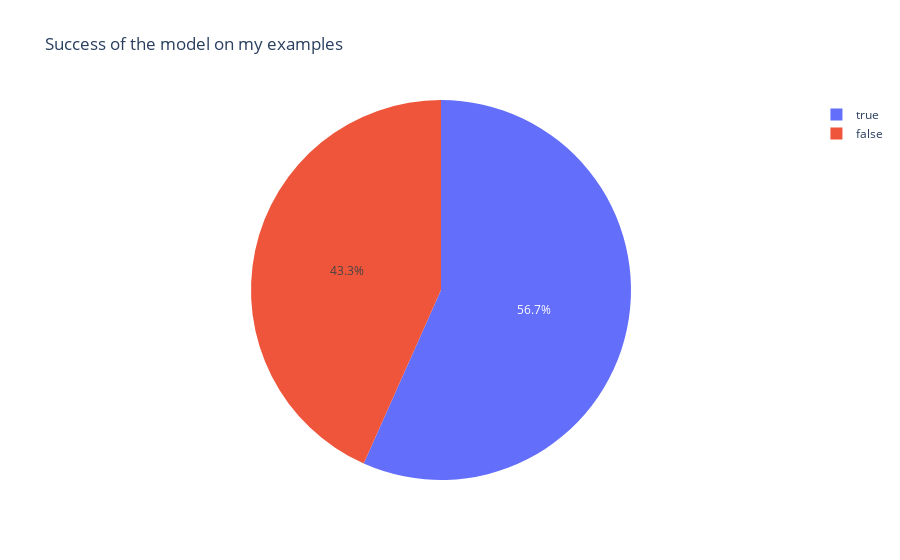

Notebook code for this chart:
### Code cell
import plotly.express as px

fig = px.pie(summary, names='Success', title ='Success of the model on my examples')
fig.show()

### Figure 1 — Plotly figure (JSON) as saved in the notebook; plotly's stock layout.template omitted (floating-point values rounded to 4 significant figures)
{"data": [{"domain": {"x": [0.0, 1.0], "y": [0.0, 1.0]}, "hovertemplate": "Success=%{label}<extra></extra>", "labels": [true, false, false, true, false, true, false, false, true, true, true, false, false, true, false, true, false, true, true, true, false, true, false, true, true, false, true, false, true, true], "legendgroup": "", "name": "", "showlegend": true, "type": "pie"}], "layout": {"legend": {"tracegroupgap": 0}, "title": {"text": "Success of the model on my examples"}}}
